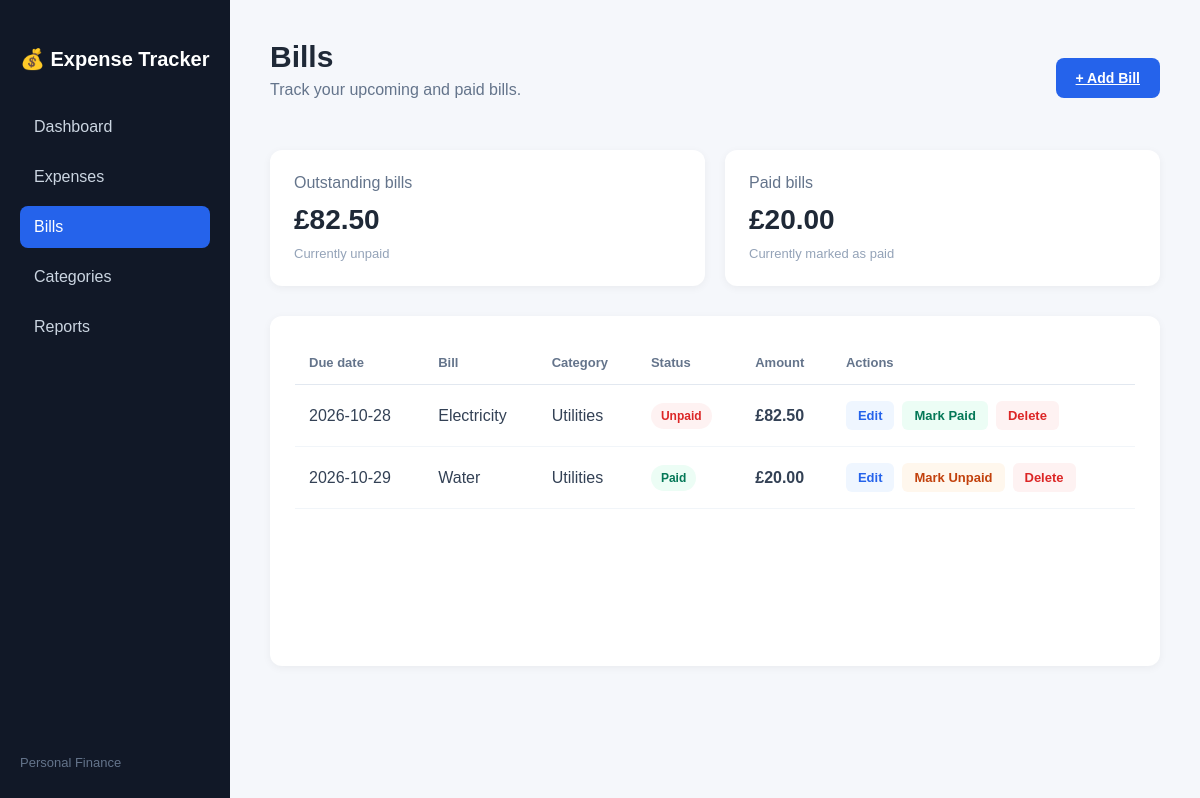
Page /bills on the committed database.
### tables this page shows
CREATE TABLE bills (
            id INTEGER PRIMARY KEY AUTOINCREMENT,

            name TEXT NOT NULL,

            amount REAL NOT NULL,

            due_date TEXT NOT NULL,

            category_id INTEGER,

            status TEXT NOT NULL DEFAULT 'Unpaid',

            notes TEXT,

            created_at TIMESTAMP DEFAULT CURRENT_TIMESTAMP,

            FOREIGN KEY (category_id)
                REFERENCES categories(id)
        );

CREATE TABLE categories (
            id INTEGER PRIMARY KEY AUTOINCREMENT,
            name TEXT NOT NULL UNIQUE
        );

### app.py (the view)
@app.route("/bills")
def bills():
    connection = get_db_connection()
    bills = connection.execute(
        """
        SELECT
            bills.id,
            bills.name,
            bills.amount,
            bills.due_date,
            bills.status,
            bills.notes,
            categories.name AS category_name
        FROM bills
        LEFT JOIN categories
            ON bills.category_id = categories.id
        ORDER BY bills.due_date ASC,
                 bills.id DESC
        """
    ).fetchall()
    unpaid_total = connection.execute(
        """
        SELECT COALESCE(SUM(amount), 0)
        FROM bills
        WHERE status = 'Unpaid'
        """
    ).fetchone()[0]
    paid_total = connection.execute(
        """
        SELECT COALESCE(SUM(amount), 0)
        FROM bills
        WHERE status = 'Paid'
        """
    ).fetchone()[0]
    connection.close()
    return render_template(
        "bills.html",
        bills=bills,
        unpaid_total=unpaid_total,
        paid_total=paid_total
    )

### database.py (called while the page is built)
def get_db_connection():
    connection = sqlite3.connect(DATABASE)
    connection.row_factory = sqlite3.Row
    return connection

### templates/bills.html (shortened to what this page needs)
<!DOCTYPE html>
<html lang="en">
<head>
    <link
        rel="stylesheet"
        href="{{ url_for('static', filename='css/style.css') }}"
    >
</head>
<body>
<div class="sidebar">
    <div>
        <h2>💰 Expense Tracker</h2>
        <nav>
            <a href="{{ url_for('home') }}">
                Dashboard
            </a>
            <a href="{{ url_for('expenses') }}">
                Expenses
            </a>
            <a
                class="active"
                href="{{ url_for('bills') }}"
            >
                Bills
            </a>
            <a href="{{ url_for('categories') }}">
                Categories
            </a>
            <a href="{{ url_for('reports') }}">Reports</a>
        </nav>
    </div>
    <div class="sidebar-footer">
        Personal Finance
    </div>
</div>
<main class="main-content">
    <div class="topbar">
        <div>
            <h1>Bills</h1>
            <p>
                Track your upcoming and paid bills.
            </p>
        </div>
        <a
            href="{{ url_for('add_bill') }}"
            class="add-button"
        >
            + Add Bill
        </a>
    </div>
    <section class="bill-summary-grid">
        <div class="card">
            <p>Outstanding bills</p>
            <h2>
                £{{ "%.2f"|format(unpaid_total) }}
            </h2>
            <span>Currently unpaid</span>
        </div>
        <div class="card">
            <p>Paid bills</p>
            <h2>
                £{{ "%.2f"|format(paid_total) }}
            </h2>
            <span>Currently marked as paid</span>
        </div>
    </section>
    <section class="panel">
        {% if bills %}
        <div class="expense-table-container">
            <table class="expense-table">
                <thead>
                    <tr>
                        <th>Due date</th>
                        <th>Bill</th>
                        <th>Category</th>
                        <th>Status</th>
                        <th>Amount</th>
                        <th>Actions</th>
                    </tr>
                </thead>
                <tbody>
                    {% for bill in bills %}
                    <tr>
                        <td>
                            {{ bill["due_date"] }}
                        </td>
                        <td>
                            {{ bill["name"] }}
                        </td>
                        <td>
                            {{ bill["category_name"] }}
                        </td>
                        <td>
                            {% if bill["status"] == "Paid" %}
                            <span class="status-paid">
                                Paid
                            </span>
                            {% else %}
                            <span class="status-unpaid">
                                Unpaid
                            </span>
                            {% endif %}
                        </td>
                        <td class="expense-amount">
                            £{{ "%.2f"|format(bill["amount"]) }}
                        </td>
                        <td>
                            <div class="action-buttons">
                                <a
                                    href="{{ url_for('edit_bill', bill_id=bill['id']) }}"
                                    class="edit-button"
                                >
                                    Edit
                                </a>
                                <form
                                    method="POST"
                                    action="{{ url_for('toggle_bill_status', bill_id=bill['id']) }}"
                                >
                                    {% if bill["status"] == "Paid" %}
                                    <button
                                        type="submit"
                                        class="unpaid-button"
                                    >
                                        Mark Unpaid
                                    </button>
                                    {% else %}
                                    <button
                                        type="submit"
                                        class="paid-button"
                                    >
                                        Mark Paid
                                    </button>
                                    {% endif %}
                                </form>
                                <form
                                    method="POST"
                                    action="{{ url_for('delete_bill', bill_id=bill['id']) }}"
                                >
                                    <button
                                        type="submit"
                                        class="delete-button"
                                        onclick="return confirm('Are you sure you want to delete this bill?');"
                                    >
                                        Delete
                                    </button>
                                </form>
                            </div>
                        </td>
                    </tr>
                    {% endfor %}
                </tbody>
            </table>
        </div>
        {% endif %}
    </section>
</main>
</body>
</html>

### static/css/style.css (style rules this page uses)
* { box-sizing: border-box; }
body { margin: 0; font-family: Arial, Helvetica, sans-serif; background-color: #f5f7fb; color: #1f2937; }
.sidebar { position: fixed; left: 0; top: 0; width: 230px; height: 100vh; background-color: #111827; color: white; padding: 30px 20px; display: flex; flex-direction: column; justify-content: space-between; }
.sidebar h2 { font-size: 20px; margin-bottom: 35px; }
.sidebar nav { display: flex; flex-direction: column; gap: 8px; }
.sidebar nav a { color: #cbd5e1; text-decoration: none; padding: 12px 14px; border-radius: 8px; transition: 0.2s; }
.sidebar nav a:hover, .sidebar nav a.active { background-color: #2563eb; color: white; }
.sidebar-footer { color: #64748b; font-size: 13px; }
.main-content { margin-left: 230px; padding: 40px; }
.topbar { display: flex; justify-content: space-between; align-items: center; margin-bottom: 35px; }
.topbar h1 { margin: 0; font-size: 30px; }
.topbar p { color: #64748b; margin-top: 7px; }
.add-button { background-color: #2563eb; color: white; border: none; border-radius: 8px; padding: 12px 20px; font-size: 14px; font-weight: bold; cursor: pointer; }
.card { background-color: white; padding: 24px; border-radius: 12px; box-shadow: 0 2px 8px rgba(0, 0, 0, 0.05); }
.card p { margin: 0; color: #64748b; }
.card h2 { font-size: 28px; margin: 12px 0 8px; }
.card span { color: #94a3b8; font-size: 13px; }
.panel { background-color: white; padding: 25px; border-radius: 12px; min-height: 350px; box-shadow: 0 2px 8px rgba(0, 0, 0, 0.05); }
.expense-table-container { width: 100%; overflow-x: auto; }
.expense-table { width: 100%; border-collapse: collapse; }
.expense-table th { padding: 14px; text-align: left; color: #64748b; font-size: 13px; font-weight: 600; border-bottom: 1px solid #e2e8f0; }
.expense-table td { padding: 16px 14px; color: #334155; border-bottom: 1px solid #f1f5f9; }
.expense-amount { font-weight: bold; color: #111827; }
.edit-button { display: inline-block; padding: 7px 12px; background-color: #eff6ff; color: #2563eb; text-decoration: none; border-radius: 6px; font-size: 13px; font-weight: 600; }
.action-buttons { display: flex; align-items: center; gap: 8px; }
.action-buttons form { margin: 0; }
.delete-button { padding: 7px 12px; background-color: #fef2f2; color: #dc2626; border: none; border-radius: 6px; font-size: 13px; font-weight: 600; cursor: pointer; }
.bill-summary-grid { display: grid; grid-template-columns: repeat(2, 1fr); gap: 20px; margin-bottom: 30px; }
.status-paid { display: inline-block; padding: 6px 10px; background-color: #ecfdf5; color: #047857; border-radius: 20px; font-size: 12px; font-weight: 600; }
.status-unpaid { display: inline-block; padding: 6px 10px; background-color: #fef2f2; color: #dc2626; border-radius: 20px; font-size: 12px; font-weight: 600; }
.paid-button { padding: 7px 12px; background-color: #ecfdf5; color: #047857; border: none; border-radius: 6px; font-size: 13px; font-weight: 600; cursor: pointer; }
.unpaid-button { padding: 7px 12px; background-color: #fff7ed; color: #c2410c; border: none; border-radius: 6px; font-size: 13px; font-weight: 600; cursor: pointer; }

### rows in the picture
bills: due_date "2026-10-28", name "Electricity", category_name "Utilities", status "Unpaid", amount "82.50"
bills: due_date "2026-10-29", name "Water", category_name "Utilities", status "Paid", amount "20.00"

### other values in the picture
{{ "%.2f"|format(unpaid_total) }} "82.50"
{{ "%.2f"|format(paid_total) }} "20.00"
